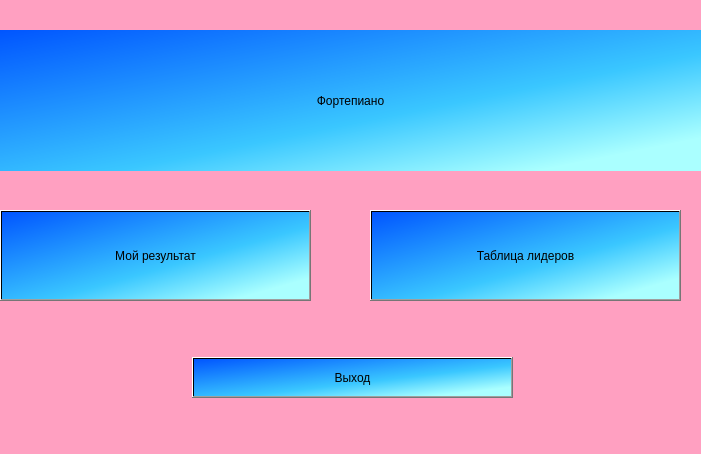
<?xml version="1.0" encoding="UTF-8"?>
<ui version="4.0">
 <class>MainWindow</class>
 <widget class="QMainWindow" name="MainWindow">
  <property name="geometry">
   <rect>
    <x>0</x>
    <y>0</y>
    <width>701</width>
    <height>454</height>
   </rect>
  </property>
  <property name="windowTitle">
   <string>MainWindow</string>
  </property>
  <property name="styleSheet">
   <string notr="true">background-color: rgb(255, 160, 193)
</string>
  </property>
  <widget class="QWidget" name="centralwidget">
   <widget class="QLabel" name="label_text">
    <property name="geometry">
     <rect>
      <x>0</x>
      <y>30</y>
      <width>701</width>
      <height>141</height>
     </rect>
    </property>
    <property name="styleSheet">
     <string notr="true">background-color: qlineargradient(spread:pad, x1:0, y1:0, x2:1, y2:1, stop:0 rgba(0, 85, 255, 255), stop:0.58209 rgba(58, 199, 255, 255), stop:0.880597 rgba(170, 255, 255, 255));
font: 75 24pt &quot;Comic Sans MS&quot;;</string>
    </property>
    <property name="text">
     <string>Фортепиано</string>
    </property>
    <property name="alignment">
     <set>Qt::AlignCenter</set>
    </property>
   </widget>
   <widget class="QPushButton" name="myrezult_test">
    <property name="geometry">
     <rect>
      <x>0</x>
      <y>210</y>
      <width>311</width>
      <height>91</height>
     </rect>
    </property>
    <property name="styleSheet">
     <string notr="true">background-color: rgb(203, 250, 255);
background-color: qlineargradient(spread:pad, x1:0, y1:0, x2:1, y2:1, stop:0 rgba(0, 85, 255, 255), stop:0.58209 rgba(58, 199, 255, 255), stop:0.880597 rgba(170, 255, 255, 255));
font: 75 italic 18pt &quot;Comic Sans MS&quot;;
</string>
    </property>
    <property name="text">
     <string>Мой результат</string>
    </property>
   </widget>
   <widget class="QPushButton" name="Liderbord_test">
    <property name="geometry">
     <rect>
      <x>370</x>
      <y>210</y>
      <width>311</width>
      <height>91</height>
     </rect>
    </property>
    <property name="styleSheet">
     <string notr="true">background-color: qlineargradient(spread:pad, x1:0, y1:0, x2:1, y2:1, stop:0 rgba(0, 85, 255, 255), stop:0.58209 rgba(58, 199, 255, 255), stop:0.880597 rgba(170, 255, 255, 255));
font: 75 italic 18pt &quot;Comic Sans MS&quot;;</string>
    </property>
    <property name="text">
     <string>Таблица лидеров</string>
    </property>
   </widget>
   <widget class="QPushButton" name="vyhod">
    <property name="geometry">
     <rect>
      <x>192</x>
      <y>357</y>
      <width>321</width>
      <height>41</height>
     </rect>
    </property>
    <property name="styleSheet">
     <string notr="true">background-color: qlineargradient(spread:pad, x1:0, y1:0, x2:1, y2:1, stop:0 rgba(0, 85, 255, 255), stop:0.58209 rgba(58, 199, 255, 255), stop:0.880597 rgba(170, 255, 255, 255));
font: 75 16pt &quot;Comic Sans MS&quot;;
</string>
    </property>
    <property name="text">
     <string>Выход</string>
    </property>
   </widget>
  </widget>
  <widget class="QMenuBar" name="menubar">
   <property name="geometry">
    <rect>
     <x>0</x>
     <y>0</y>
     <width>701</width>
     <height>21</height>
    </rect>
   </property>
  </widget>
  <widget class="QStatusBar" name="statusbar"/>
 </widget>
 <resources/>
 <connections/>
</ui>
